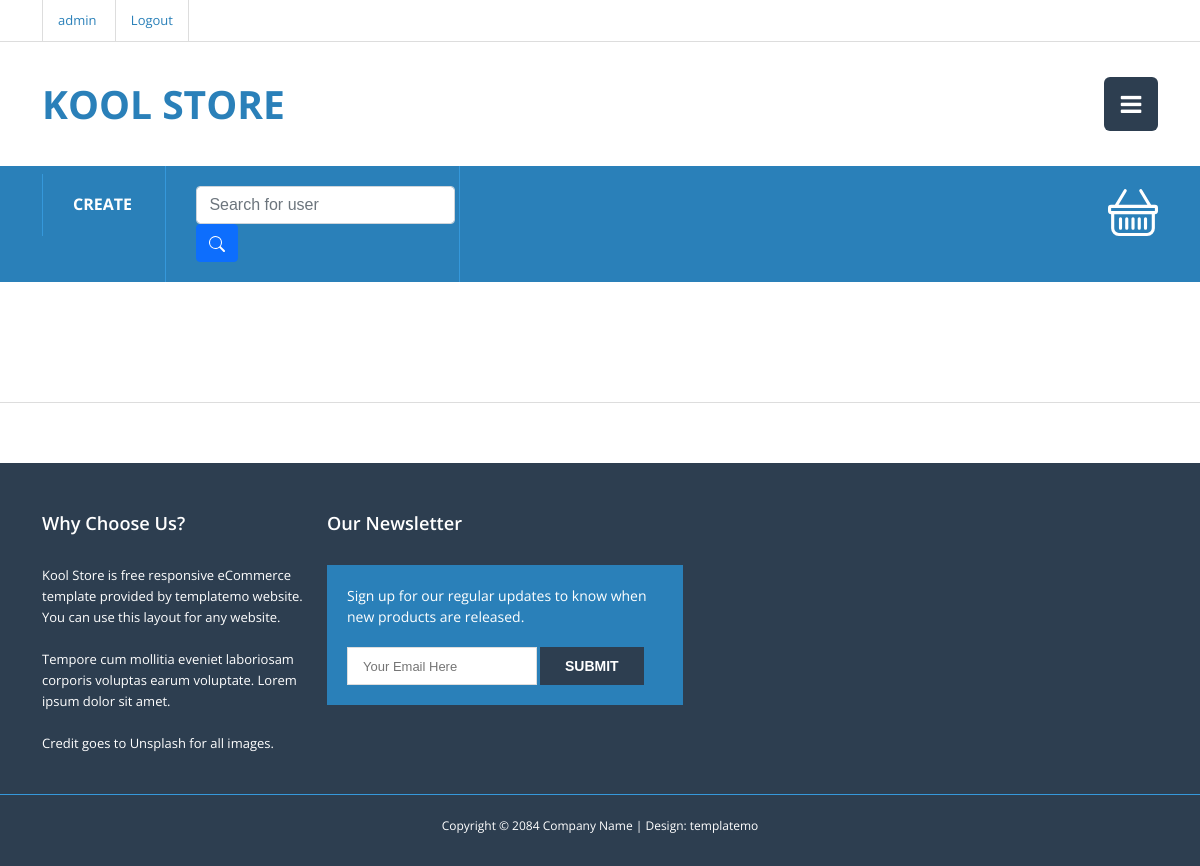
The app's page /user/orders/1/ (signed in), older data.
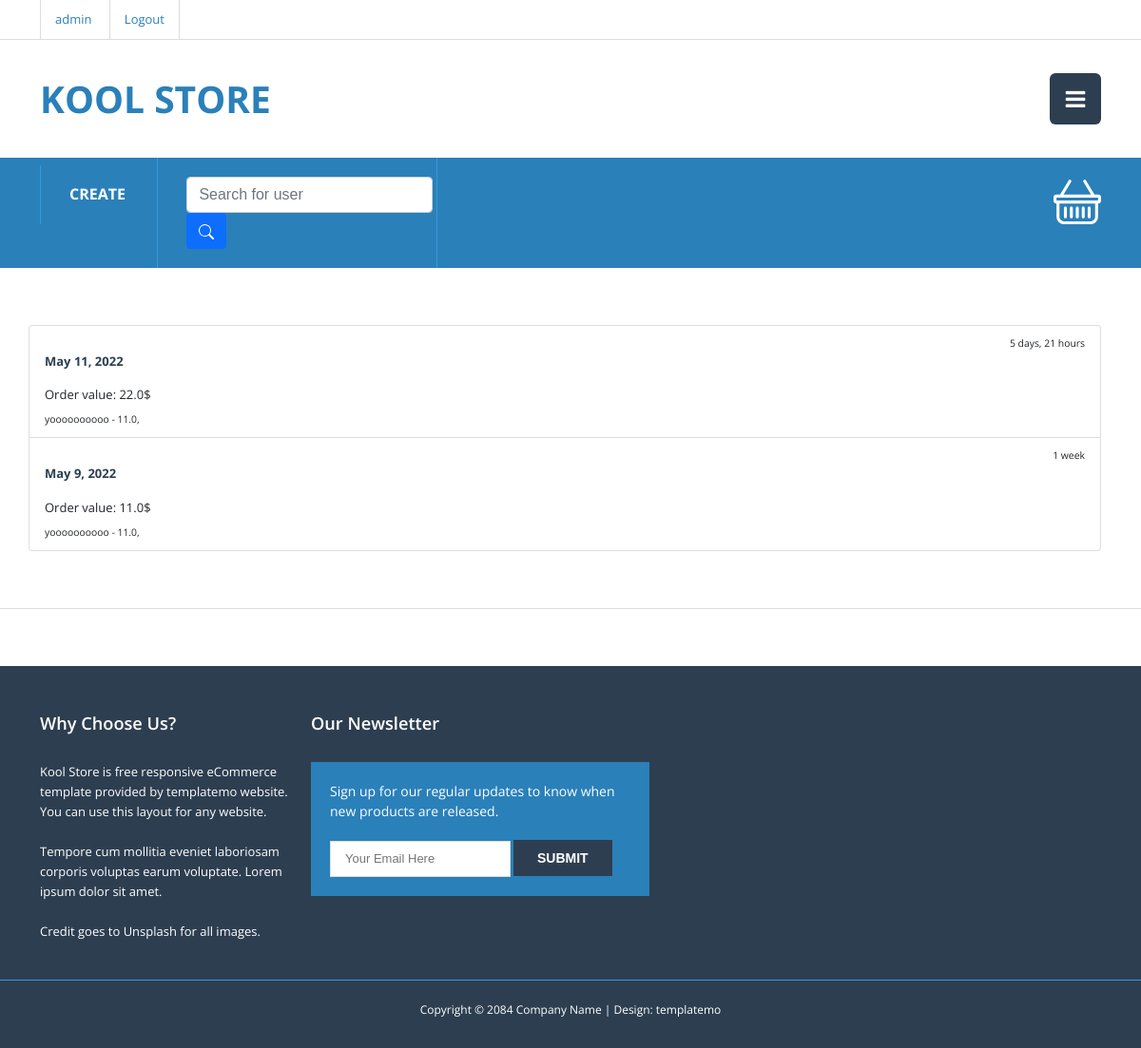
The same page, newer data.
### product/models.py (models this page shows, shortened)
class Order(models.Model):
    customer = models.ForeignKey(Customer, on_delete=models.SET_NULL, null=True, related_name='order')
    ordered = models.DateField(auto_now_add=True)
    complete = models.BooleanField(default=False)
    transaction_id = models.CharField(max_length=200, null=True)
    @property
    def cart_value(self):
        items = self.items.all()
        value = sum(item.product.price * item.quantity for item in items)
        return value

class OrderItem(models.Model):
    product = models.ForeignKey(Product, on_delete=models.SET_NULL, null=True)
    order = models.ForeignKey(Order, on_delete=models.CASCADE, null=True, related_name='items')
    quantity = models.IntegerField(default=0)
    date_added = models.DateTimeField(auto_now_add=True)
    def __str__(self):
        return f'{self.product} - {self.product.price}'

class Product(models.Model):
    name = models.CharField(max_length=44)
    price = models.FloatField()
    description = models.TextField()
    image = models.ImageField(upload_to='product_images/', null=True)
    date_added = models.DateTimeField(auto_now_add=True)
    seller = models.ForeignKey(Customer, on_delete=models.CASCADE, related_name='products')
    def __str__(self):
        return self.name

### user/views.py (the view)
# urls.py: path('orders/<int:pk>/', views.CustomerOrders.as_view(), name='customer-orders'),
class CustomerOrders(LoginRequiredMixin, ListView):
    model = Order
    template_name = 'user/user_orders.html'
    context_object_name = 'orders'
    def get_queryset(self):
        pk = self.kwargs['pk']
        customer = get_object_or_404(Customer, pk=pk)
        orders = Order.objects.filter(customer=customer, complete=True).order_by('-ordered')
        return orders

### user/templates/user/user_orders.html
{% extends 'base.html' %}
{% load static %}
{% block content %}
<div class="content-section">
  <div class="container">
    <div class="row">
      <div class="list-group">
        {% for order in orders %}
        <a href="{% url 'product:order-details' order.pk %}" class="list-group-item list-group-item-action flex-column align-items-start">
          <div class="d-flex w-100 justify-content-between">
            <h5 class="mb-1">{{ order.ordered }}</h5>
            <small>{{ order.ordered|timesince }}</small>
          </div>
          <p class="mb-1">Order value: {{ order.cart_value }}$</p>
          <small>
            {% for item in order.items.all %}
            {{ item }},
            {% endfor %}
          </small>
        </a>
        {% endfor %}
      </div>
    </div>
  </div>
</div>
{% endblock content %}

### templates/base.html (shortened to what this page needs)
{% load static %}
<!DOCTYPE html>
 <html class="no-js">
<html lang="en">
<head>
    <link rel="stylesheet" href="https://cdn.jsdelivr.net/npm/bootstrap@5.0.0-alpha1/dist/css/bootstrap.min.css">
    <link rel="stylesheet" href="https://cdn.jsdelivr.net/npm/bootstrap@5.0.0-alpha1/dist/js/bootstrap.bundle.min.js">
    <link rel="stylesheet" href="https://cdnjs.cloudflare.com/ajax/libs/jquery/3.2.1/jquery.min.js">
    <link rel="stylesheet" href="{% static 'css/normalize.min.css' %}">
    <link rel="stylesheet" href="{% static 'css/font-awesome.min.css' %}">
    <link rel="stylesheet" href="{% static 'css/animate.css' %}">
    <link rel="stylesheet" href="{% static 'css/templatemo-misc.css' %}">
    <link rel="stylesheet" href="{% static 'css/templatemo-style.css' %}">
    <link rel="stylesheet" href="{% static 'css/cart.css' %}">
</head>
<body>
    {% include 'header.html' %}
    {% block content %}
    {% endblock content %}
    {% include 'footer.html' %}
</body>
</html>

### templates/header.html (shortened to what this page needs)
<header class="site-header">
    <div class="top-header">
        <div class="container">
            <div class="row">
                <div class="col-md-6 col-sm-6">
                    <div class="top-header-left">
                        {% if user.is_authenticated %}
                            <a href="{% url 'user:customer-details' user.pk %}">{{ request.user.username }}</a>
                            <a href="{% url 'user:logout' %}">Logout</a>
                        {% else %}
                        <a href="">Sign Up</a>
                        <a href="{% url 'user:login' %}">Log In</a>
                        {% endif %}
                    </div>
                </div>
            </div>
        </div>
    </div>
    <div class="main-header">
        <div class="container">
            <div class="row">
                <div class="col-md-4 col-sm-6 col-xs-8">
                    <div class="logo">
                        <h1><a href="{% url 'product:main-page' %}">Kool Store</a></h1>
                    </div>
                </div>
                <div class="col-md-8 col-sm-6 col-xs-4">
                    {% if user.is_authenticated %}
                    <div class="main-menu">
                        <a href="#" class="toggle-menu">
                            <i class="fa fa-bars"></i>
                        </a>
                        {% endif %}
                    </div>
                </div>
            </div>
        </div>
    </div>
    <div class="main-nav">
        <div class="container">
            <div class="row">
                <div class="col-md-6 col-sm-7">
                    <div class="list-menu">
                        <ul>
                            <li><a href="{% url 'product:product-create' %}">Create</a></li>
                            <li>
                                <div class="input-group rounded">
                                    <form action="{% url 'user:customer-search' %}">
                                        <input type="search" class="form-control rounded" placeholder="Search for user" name="user_search" aria-label="Search" aria-describedby="search-addon" />
                                        <button type="submit" class="btn btn-primary">
                                        </button>
                                    </form>
                                </div>
                            </li>
                        </ul>
                    </div>
                </div>
                <div class="col-md-6 col-sm-5">
                        <div class="notification">
                            <a href="{% url 'product:basket' %}">
                            </a>
                        </div>
                </div>
            </div>
        </div>
    </div>
</header>

### templates/footer.html
<footer class="site-footer">
        <div class="main-footer">
            <div class="container">
                <div class="row">
                    <div class="col-md-3">
                        <div class="footer-widget">
                            <h3 class="widget-title">Why Choose Us?</h3>
                            Kool Store is free responsive eCommerce template provided by templatemo website. You can use this layout for any website.
                            <br><br>Tempore cum mollitia eveniet laboriosam corporis voluptas earum voluptate. Lorem ipsum dolor sit amet.
                            <br><br>Credit goes to <a rel="nofollow" href="http://unsplash.com">Unsplash</a> for all images.
                        </div>
                    </div>
                    <div class="col-md-4">
                        <div class="footer-widget">
                            <h3 class="widget-title">Our Newsletter</h3>
                            <div class="newsletter">
                                <form action="#" method="get">
                                    <p>Sign up for our regular updates to know when new products are released.</p>
                                    <input type="text" title="Email" name="email" placeholder="Your Email Here">
                                    <input type="submit" class="s-button" value="Submit" name="Submit">
                                </form>
                            </div>
                        </div>
                    </div>
                </div>
            </div>
        </div>
        <div class="bottom-footer">
            <div class="container">
                <div class="row">
                    <div class="col-md-12 text-center">
                        <span>Copyright &copy; 2084 <a href="#">Company Name</a> | Design: templatemo</span>
                    </div>
                </div>
            </div>
        </div>
    </footer>

### static/css/templatemo-style.css (style rules this page uses)
html, button, input, select, textarea { color: #222; }
.top-header .social-icons ul, .main-header .main-menu ul.menu, .main-nav .list-menu ul, ul.product-buttons, ul.follow-us { padding: 0; margin: 0; list-style: none; }
form input[type="text"], form input[type="email"], form input[type="number"], form input[type="password"] { background: #fff; border: 1px solid #fff; padding: 7px 10px; width: 60%; }
html, body { font-size: 100%; width: 100%; height: 100%; -webkit-font-smoothing: antialiased; -moz-osx-font-smoothing: grayscale; vertical-align: baseline; }
body { font: 13px/21px "Open Sans", Arial, sans-serif; color: #777777; background-color: white; overflow-x: hidden; font-style: normal; }
a { color: #2a80b9; text-decoration: none !important; -webkit-transition: all 200ms ease-in; -moz-transition: all 200ms ease-in; -ms-transition: all 200ms ease-in; -o-transition: all 200ms ease-in; transition: all 200ms ease-in; }
h1, h2, h3, h4, h5, h6 { font-family: "Open Sans", Arial, sans-serif; color: #2a3f52; font-weight: 700; }
h1 { font-size: 2.6em; }
h3 { font-size: 1.8em; }
h5 { font-size: 1em; }
*, *:before, *:after { -moz-box-sizing: border-box; -webkit-box-sizing: border-box; box-sizing: border-box; }
.top-header { border-bottom: 1px solid #dddddd; }
.top-header .top-header-left a { border-left: 1px solid #dddddd; padding: 10px 15px; display: inline-block; }
.top-header .top-header-left a:last-child { border-right: 1px solid #dddddd; }
.main-header { padding: 35px 0; }
.main-header .logo h1 { margin: 4px 0 0 0; font-size: 3em; text-transform: uppercase; }
.main-header .main-menu { text-align: right; height: 54px; position: relative; }
.main-header .main-menu a.toggle-menu { float: right; width: 54px; height: 54px; display: block; text-align: center; line-height: 54px; background-color: #2d3e50; color: white; font-size: 24px; position: absolute; right: 0; z-index: 7; -webkit-backface-visibility: hidden; backface-visibility: hidden; -webkit-border-radius: 6px; border-radius: 6px; background-clip: padding-box; }
.main-nav { background-color: #2a80b9; color: white; }
.main-nav a { color: white; }
.main-nav .list-menu ul li { display: inline-block; padding: 20px 30px; border-left: 1px solid #3598db; }
.main-nav .list-menu ul li:last-child { border-right: 1px solid #3598db; }
.main-nav .list-menu ul li a { font-size: 16px; text-transform: uppercase; font-weight: 700; }
.main-nav .notification { text-align: right; padding-top: 20px; }
.content-section { margin: 60px 0; border-bottom: 1px solid #dddddd; padding-bottom: 60px; }
form input[type="text"], form input[type="email"], form input[type="number"], form input[type="password"], textarea { background: #fff; border: 1px solid #ddd; padding: 12px 15px; }
.site-footer { color: white; font-size: 13px; }
.site-footer a { color: white; }
.site-footer h3.widget-title { font-weight: 600; color: white; margin: 0 0 30px 0; font-size: 1.4em; }
.footer-widget { margin-bottom: 40px; }
.main-footer { background-color: #2d3e50; padding: 50px 0 0 0; }
.newsletter { padding: 20px; background-color: #2a80b9; }
.newsletter p { margin: 0 0 20px 0; font-size: 14px; text-align: left; }
.newsletter input { -webkit-backface-visibility: hidden; backface-visibility: hidden; outline: 0; border: 0; height: 38px; padding: 0 10px; width: 64%; }
.newsletter input[type=submit] { width: auto; background-color: #2d3e50; color: white; padding: 0 25px; font-size: 14px; text-transform: uppercase; font-weight: 700; margin: 0; }
.bottom-footer { background-color: #2d3e50; border-top: 1px solid #3598db; padding: 20px 0; font-size: 12px; }
.bottom-footer span { display: block; margin-bottom: 10px; }

Row changes from the older to the newer data that the page shows:
added Order: ordered "May 11, 2022", ordered "5 days, 21 hours", cart_value "22.0"
added OrderItem: product.price "yoooooooooo - 11.0", shown under "May 11, 2022"
now on this page (row edited): Order: ordered "May 9, 2022", ordered "1 week", cart_value "11.0"
added OrderItem: product.price "yoooooooooo - 11.0", shown under "May 9, 2022"
